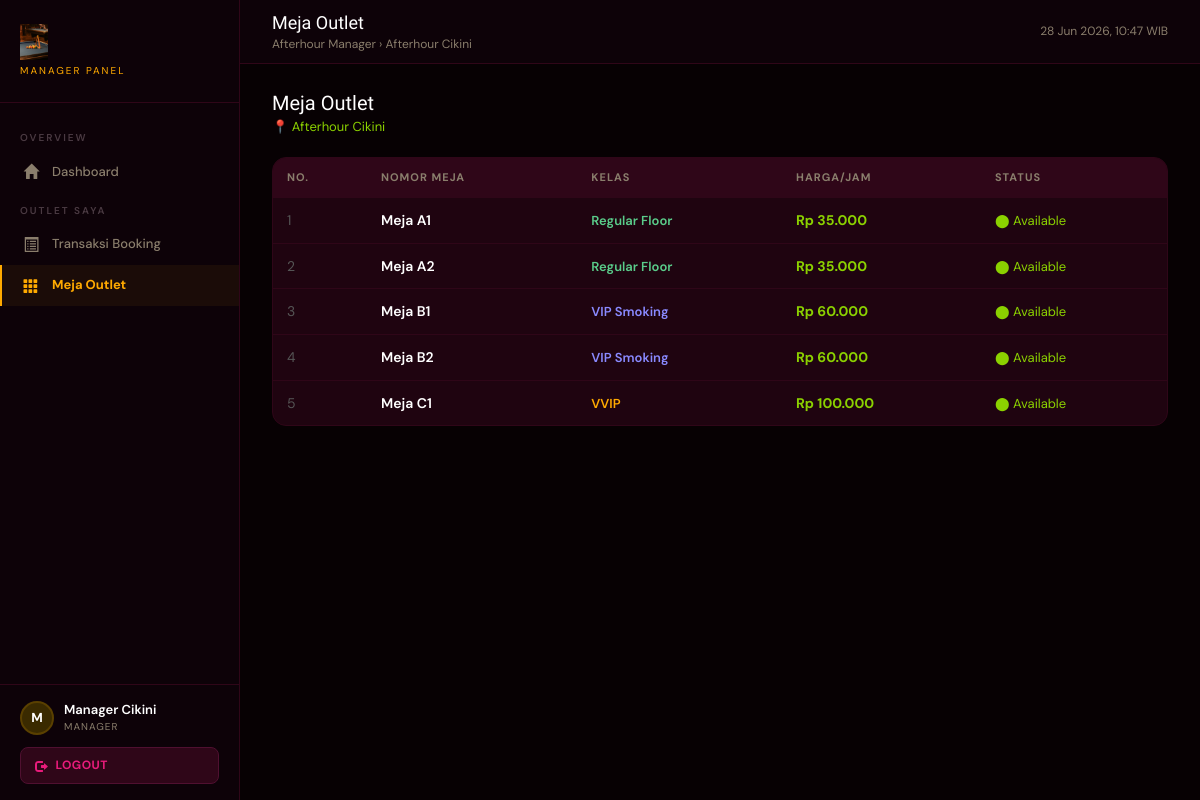
The app's page /dashboardmanager.php?p=mejalist (signed in) with its own data.
### tables this page shows
CREATE TABLE IF NOT EXISTS outlets (
    outlet_id   INT PRIMARY KEY AUTO_INCREMENT,
    outlet_name VARCHAR(100) NOT NULL,
    location    VARCHAR(200) NOT NULL,
    manager_id  INT NULL,
    FOREIGN KEY (manager_id) REFERENCES users(userid) ON DELETE SET NULL
);

CREATE TABLE IF NOT EXISTS billiard_tables (
    table_id        INT PRIMARY KEY AUTO_INCREMENT,
    outlet_id       INT NOT NULL,
    table_number    VARCHAR(10) NOT NULL,
    class_type      ENUM('Regular Floor','VIP Smoking','VVIP') NOT NULL,
    price_per_hour  DECIMAL(10,2) NOT NULL,
    status          ENUM('Available','Booked','Maintenance') DEFAULT 'Available',
    FOREIGN KEY (outlet_id) REFERENCES outlets(outlet_id) ON DELETE CASCADE
);

### class/class.Connection.php (called while the page is built, shortened)
<?php
class Connection
{
    public function __construct()
    {
        $this->connection = mysqli_connect("localhost", "root", "", "afterhour_db");
    }
}
?>

### class/class.Outlet.php (called while the page is built, shortened)
<?php
require_once(__DIR__ . '/class.Connection.php');
class Outlet extends Connection
{
    public function __get($a)   { if (property_exists($this,$a)) return $this->$a; }
    public function SelectOutletByManager($manager_id)
    {
        $mid = (int)$manager_id;
        $sql = "SELECT * FROM outlets WHERE manager_id = $mid LIMIT 1";
        $res = mysqli_query($this->connection, $sql);
        if (mysqli_num_rows($res) == 1) {
            $this->hasil = true;
            $d = mysqli_fetch_assoc($res);
            $this->outlet_id   = $d['outlet_id'];
            $this->outlet_name = $d['outlet_name'];
        }
    }
}
?>

### class/class.BilliardTable.php (called while the page is built, shortened)
<?php
require_once(__DIR__ . '/class.Connection.php');
class BilliardTable extends Connection
{
    public function __get($a)   { if (property_exists($this,$a)) return $this->$a; }
    public function SelectAllTablesByOutlet($outlet_id)
    {
        $oid = (int)$outlet_id;
        $sql = "SELECT * FROM billiard_tables WHERE outlet_id=$oid ORDER BY table_number ASC";
        $res = mysqli_query($this->connection,$sql);
        $arr = [];
        while ($d = mysqli_fetch_assoc($res)) {
            $o = new BilliardTable();
            $o->table_id       = $d['table_id'];
            $o->outlet_id      = $d['outlet_id'];
            $o->table_number   = $d['table_number'];
            $o->class_type     = $d['class_type'];
            $o->price_per_hour = $d['price_per_hour'];
            $o->status         = $d['status'];
            $arr[] = $o;
        }
        return $arr;
    }
}
?>

### dashboardmanager.php (the view, shortened to what this page needs)
<?php
require_once('class/class.Outlet.php');
$objOutlet = new Outlet();
$objOutlet->SelectOutletByManager($_SESSION['userid']);
$outletName = $objOutlet->hasil ? $objOutlet->outlet_name : 'Belum ada outlet';
$outletId   = $objOutlet->hasil ? $objOutlet->outlet_id  : 0;
?>
<!DOCTYPE html>
<html lang="id">
<head>
    <link rel="stylesheet" href="https://maxcdn.bootstrapcdn.com/bootstrap/3.4.1/css/bootstrap.min.css">
</head>
<body>
<div class="sidebar">
    <div class="sidebar-brand">
        <img src="assets/logo/Afterhour.png" alt="Afterhour">
        <span class="role-tag">Manager Panel</span>
    </div>
    <nav class="sidebar-nav">
        <div class="nav-section-label">Overview</div>
        <a href="dashboardmanager.php" class="nav-item <?= (!isset($_GET['p'])) ? 'active' : '' ?>">
            <span class="nav-icon glyphicon glyphicon-home"></span><span>Dashboard</span>
        </a>
        <div class="nav-section-label">Outlet Saya</div>
        <a href="dashboardmanager.php?p=bookinglist" class="nav-item <?= (isset($_GET['p']) && $_GET['p']=='bookinglist') ? 'active' : '' ?>">
            <span class="nav-icon glyphicon glyphicon-list-alt"></span><span>Transaksi Booking</span>
        </a>
        <a href="dashboardmanager.php?p=mejalist" class="nav-item <?= (isset($_GET['p']) && $_GET['p']=='mejalist') ? 'active' : '' ?>">
            <span class="nav-icon glyphicon glyphicon-th"></span><span>Meja Outlet</span>
        </a>
    </nav>
    <div class="sidebar-footer">
        <div class="user-mini">
            <div class="user-avatar"><?= strtoupper(substr($_SESSION['name'],0,1)) ?></div>
            <div>
                <div class="user-name"><?= htmlspecialchars($_SESSION['name']) ?></div>
                <div class="user-role">Manager</div>
            </div>
        </div>
        <a href="logout.php" class="btn-logout">
            <span class="glyphicon glyphicon-log-out"></span><span>Logout</span>
        </a>
    </div>
</div>
<div class="main-content">
    <div class="topbar">
        <div>
            <div class="topbar-title">
                <?php
                $p = isset($_GET['p']) ? $_GET['p'] : 'home';
                $titles = ['bookinglist'=>'Transaksi Booking','mejalist'=>'Meja Outlet'];
                echo isset($titles[$p]) ? $titles[$p] : 'Dashboard';
                ?>
            </div>
            <div class="topbar-breadcrumb">Afterhour Manager &rsaquo; <?= htmlspecialchars($outletName) ?></div>
        </div>
        <div style="font-size:12px;color:#8A7E6C"><?= date('d M Y, H:i') ?> WIB</div>
    </div>
    <div class="page-body">
        <?php
        switch ($p) {
            case 'mejalist':
                require_once('class/class.BilliardTable.php');
                $objTable = new BilliardTable();
                $tables   = $outletId ? $objTable->SelectAllTablesByOutlet($outletId) : [];
                ?>
                <div style="margin-bottom:20px">
                    <h3 style="font-family:'Boldonse',sans-serif;font-size:20px;color:#fff;margin:0 0 4px">Meja Outlet</h3>
                    <p style="color:#8bd100;font-size:13px;margin:0">📍 <?= htmlspecialchars($outletName) ?></p>
                </div>
                <div style="background:#1f0410;border:1px solid #2f0618;border-radius:14px;overflow:hidden">
                    <table class="table table-hover" style="margin:0">
                        <thead>
                            <tr style="background:#2f0618">
                                <th style="color:#8A7E6C;font-size:11px;letter-spacing:1px;text-transform:uppercase;border:none;padding:12px 14px">No.</th>
                                <th style="color:#8A7E6C;font-size:11px;letter-spacing:1px;text-transform:uppercase;border:none;padding:12px 14px">Nomor Meja</th>
                                <th style="color:#8A7E6C;font-size:11px;letter-spacing:1px;text-transform:uppercase;border:none;padding:12px 14px">Kelas</th>
                                <th style="color:#8A7E6C;font-size:11px;letter-spacing:1px;text-transform:uppercase;border:none;padding:12px 14px">Harga/Jam</th>
                                <th style="color:#8A7E6C;font-size:11px;letter-spacing:1px;text-transform:uppercase;border:none;padding:12px 14px">Status</th>
                            </tr>
                        </thead>
                        <tbody>
                            <?php $no=1; foreach ($tables as $t): ?>
                            <tr>
                                <td style="border-color:#2f0618;color:#555;padding:12px 14px"><?= $no++ ?></td>
                                <td style="border-color:#2f0618;color:#fff;font-weight:600;padding:12px 14px">Meja <?= htmlspecialchars($t->table_number) ?></td>
                                <td style="border-color:#2f0618;padding:12px 14px">
                                    <?php
                                    $cc = $t->class_type=='Regular Floor'?'#5acc8a':($t->class_type=='VIP Smoking'?'#8a8aff':'#ffaa00');
                                    ?>
                                    <span style="color:<?= $cc ?>;font-weight:600;font-size:13px"><?= htmlspecialchars($t->class_type) ?></span>
                                </td>
                                <td style="border-color:#2f0618;color:#8bd100;font-weight:700;padding:12px 14px">Rp <?= number_format($t->price_per_hour,0,',','.') ?></td>
                                <td style="border-color:#2f0618;padding:12px 14px">
                                    <?php
                                    $sc = $t->status=='Available'?'#8bd100':($t->status=='Booked'?'#ffaa00':'#ff6666');
                                    ?>
                                    <span style="color:<?= $sc ?>;font-size:13px">⬤ <?= htmlspecialchars($t->status) ?></span>
                                </td>
                            </tr>
                            <?php endforeach; ?>
                        </tbody>
                    </table>
                </div>
                <?php
                break;
                ?>
                <?php
        }
        ?>
    </div>
</div>
</body>
</html>

### dashboardmanager.php (style rules this page uses)
* { box-sizing:border-box }
body { background:#070103;font-family:'DM Sans',sans-serif;margin:0;padding:0;color:#EDE8DC }
.sidebar { position:fixed;top:0;left:0;width:240px;height:100vh;background:#0d0208;border-right:1px solid #2f0618;z-index:100;display:flex;flex-direction:column }
.sidebar-brand { padding:24px 20px;border-bottom:1px solid #2f0618 }
.sidebar-brand img { height:36px;width:auto;object-fit:contain }
.sidebar-brand .role-tag { font-size:10px;color:#ffaa00;letter-spacing:2px;text-transform:uppercase;margin-top:4px;display:block }
.sidebar-nav { flex:1;overflow-y:auto;padding:16px 0 }
.nav-section-label { font-size:10px;color:#4a3a42;letter-spacing:2px;text-transform:uppercase;padding:12px 20px 6px;font-weight:600 }
.nav-item { display:flex;align-items:center;gap:12px;padding:11px 20px;color:#8A7E6C;font-size:13px;font-weight:500;text-decoration:none;transition:all 0.2s;border-left:2px solid transparent }
.nav-item.active { color:#ffaa00;border-left-color:#ffaa00;background:rgba(255,170,0,0.06);font-weight:700 }
.nav-icon { font-size:15px;width:18px;text-align:center;flex-shrink:0 }
.sidebar-footer { padding:16px 20px;border-top:1px solid #2f0618 }
.user-mini { display:flex;align-items:center;gap:10px;margin-bottom:12px }
.user-avatar { width:34px;height:34px;border-radius:50%;background:#3a2a00;border:2px solid #5a4000;display:flex;align-items:center;justify-content:center;font-weight:700;color:#fff;font-size:13px }
.user-name { font-size:13px;font-weight:600;color:#fff }
.user-role { font-size:10px;color:#8A7E6C;letter-spacing:1px;text-transform:uppercase }
.btn-logout { display:flex;align-items:center;gap:8px;width:100%;background:#2f0618;border:1px solid #4f1030;color:#e81b7b;font-size:12px;font-weight:700;padding:9px 14px;border-radius:8px;text-decoration:none;transition:all 0.2s;letter-spacing:0.5px;text-transform:uppercase }
.main-content { margin-left:240px;min-height:100vh;background:#070103 }
.topbar { background:#0d0208;border-bottom:1px solid #2f0618;padding:0 32px;height:64px;display:flex;align-items:center;justify-content:space-between;position:sticky;top:0;z-index:50 }
.topbar-title { font-family:'Boldonse',sans-serif;font-size:18px;color:#fff }
.topbar-breadcrumb { font-size:12px;color:#8A7E6C }
.page-body { padding:28px 32px }

### records on screen
outlets: outlet_name "Afterhour Cikini"
billiard_tables: table_number "A1", class_type "Regular Floor", price_per_hour "35.000", status "Available"
billiard_tables: table_number "A2", class_type "Regular Floor", price_per_hour "35.000", status "Available"
billiard_tables: table_number "B1", class_type "VIP Smoking", price_per_hour "60.000", status "Available"
billiard_tables: table_number "B2", class_type "VIP Smoking", price_per_hour "60.000", status "Available"
billiard_tables: table_number "C1", class_type "VVIP", price_per_hour "100.000", status "Available"

### other values on screen
substr($_SESSION['name'],0,1) "M"
$_SESSION['name'] "Manager Cikini"
$titles[$p] "Meja Outlet"
